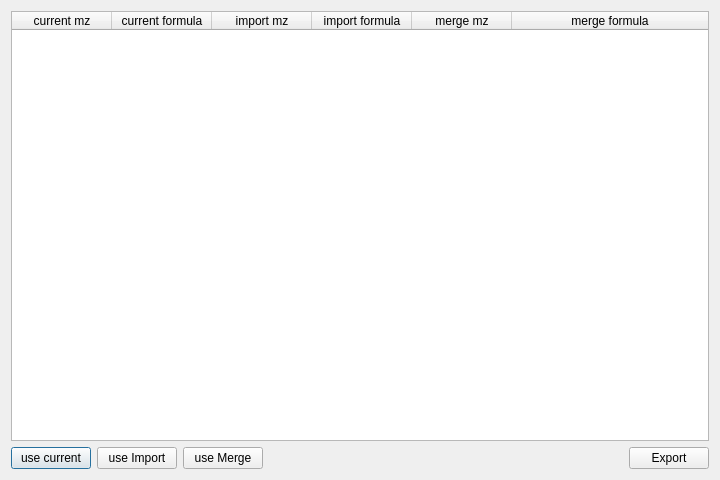
<?xml version="1.0" encoding="UTF-8"?>
<ui version="4.0">
 <class>Dialog</class>
 <widget class="QDialog" name="Dialog">
  <property name="geometry">
   <rect>
    <x>0</x>
    <y>0</y>
    <width>720</width>
    <height>480</height>
   </rect>
  </property>
  <property name="windowTitle">
   <string>Import, Compare and Merge</string>
  </property>
  <layout class="QVBoxLayout" name="verticalLayout">
   <item>
    <widget class="QTableWidget" name="tableWidget">
     <property name="sizePolicy">
      <sizepolicy hsizetype="Expanding" vsizetype="Expanding">
       <horstretch>0</horstretch>
       <verstretch>0</verstretch>
      </sizepolicy>
     </property>
     <property name="editTriggers">
      <set>QAbstractItemView::NoEditTriggers</set>
     </property>
     <attribute name="horizontalHeaderStretchLastSection">
      <bool>true</bool>
     </attribute>
     <column>
      <property name="text">
       <string>current mz</string>
      </property>
     </column>
     <column>
      <property name="text">
       <string>current formula</string>
      </property>
     </column>
     <column>
      <property name="text">
       <string>import mz</string>
      </property>
     </column>
     <column>
      <property name="text">
       <string>import formula</string>
      </property>
     </column>
     <column>
      <property name="text">
       <string>merge mz</string>
      </property>
     </column>
     <column>
      <property name="text">
       <string>merge formula</string>
      </property>
     </column>
    </widget>
   </item>
   <item>
    <layout class="QHBoxLayout" name="horizontalLayout">
     <item>
      <widget class="QPushButton" name="useCurrentPushButton">
       <property name="sizePolicy">
        <sizepolicy hsizetype="Preferred" vsizetype="Fixed">
         <horstretch>0</horstretch>
         <verstretch>0</verstretch>
        </sizepolicy>
       </property>
       <property name="text">
        <string>use current</string>
       </property>
      </widget>
     </item>
     <item>
      <widget class="QPushButton" name="useImportPushButton">
       <property name="sizePolicy">
        <sizepolicy hsizetype="Preferred" vsizetype="Fixed">
         <horstretch>0</horstretch>
         <verstretch>0</verstretch>
        </sizepolicy>
       </property>
       <property name="text">
        <string>use Import</string>
       </property>
      </widget>
     </item>
     <item>
      <widget class="QPushButton" name="useMergePushButton">
       <property name="sizePolicy">
        <sizepolicy hsizetype="Preferred" vsizetype="Fixed">
         <horstretch>0</horstretch>
         <verstretch>0</verstretch>
        </sizepolicy>
       </property>
       <property name="text">
        <string>use Merge</string>
       </property>
      </widget>
     </item>
     <item>
      <spacer name="horizontalSpacer">
       <property name="orientation">
        <enum>Qt::Horizontal</enum>
       </property>
       <property name="sizeHint" stdset="0">
        <size>
         <width>40</width>
         <height>20</height>
        </size>
       </property>
      </spacer>
     </item>
     <item>
      <widget class="QPushButton" name="exportPushButton">
       <property name="sizePolicy">
        <sizepolicy hsizetype="Preferred" vsizetype="Fixed">
         <horstretch>0</horstretch>
         <verstretch>0</verstretch>
        </sizepolicy>
       </property>
       <property name="text">
        <string>Export</string>
       </property>
      </widget>
     </item>
    </layout>
   </item>
  </layout>
 </widget>
 <resources/>
 <connections/>
</ui>
